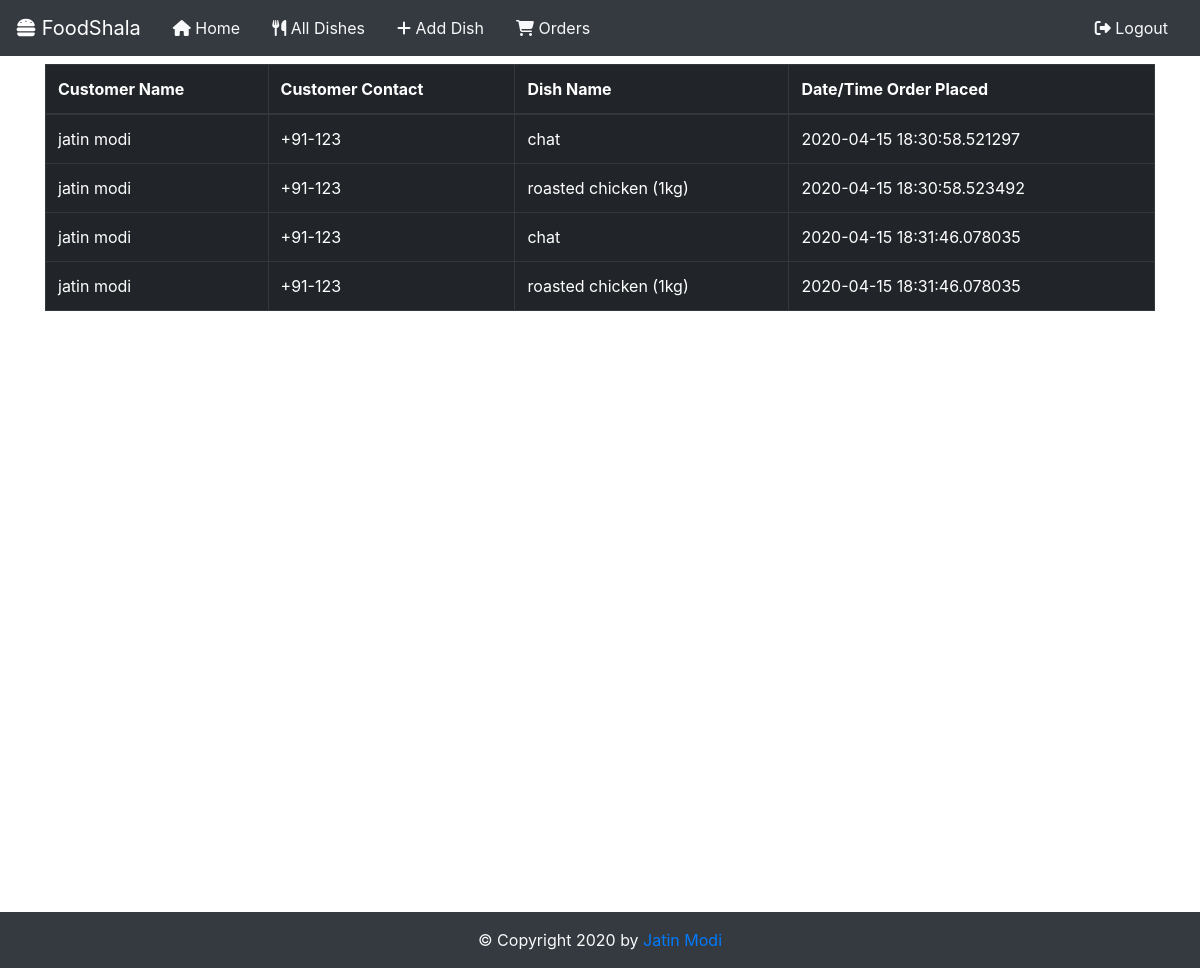
The app's page /totalorders (signed in), older data.
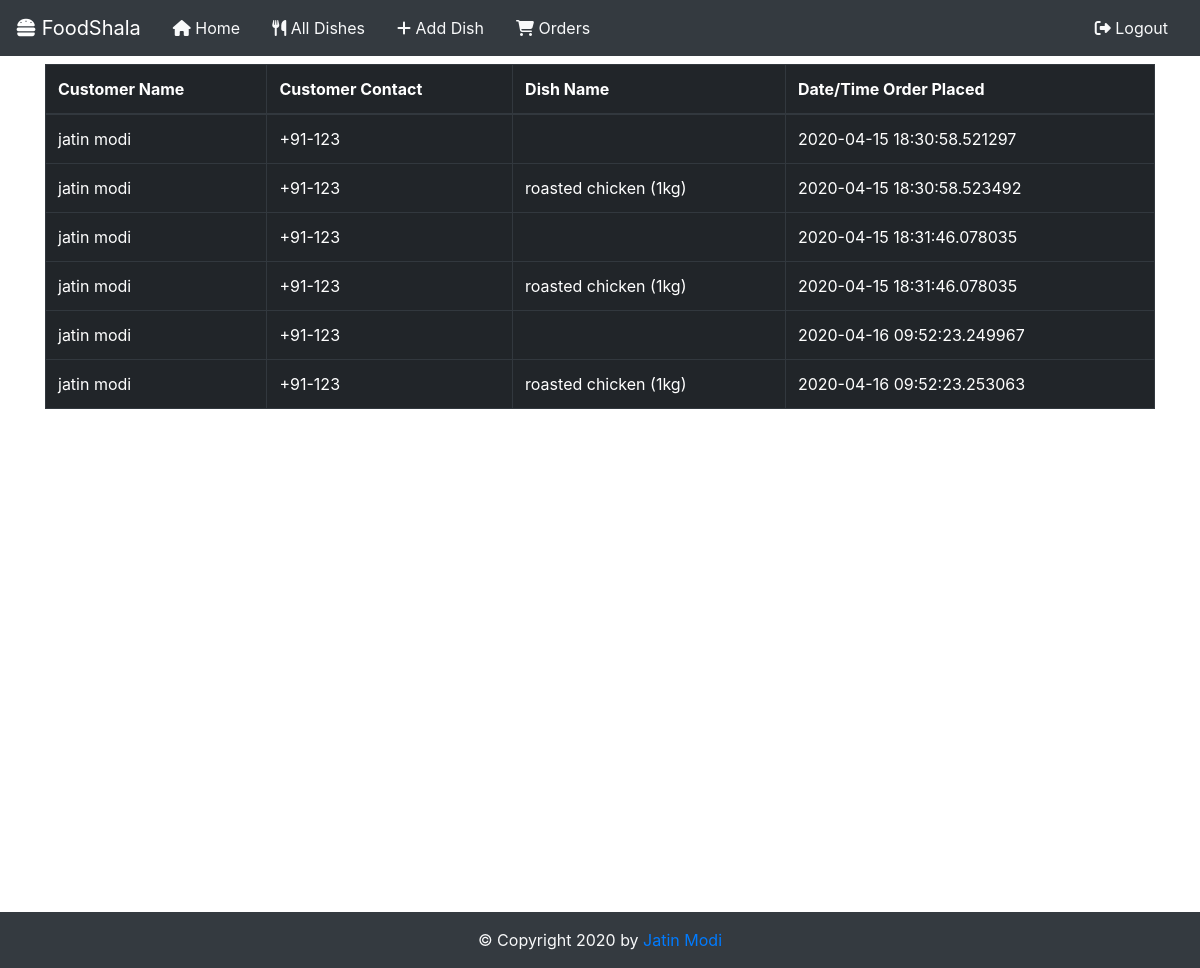
The same page, newer data.
### app.py (models this page shows)
class OrderHistory(db.Model):
	id = db.Column(db.Integer,primary_key=True)
	user = db.Column(db.String,ForeignKey('users.email'))
	itemId = db.Column(db.Integer,ForeignKey('items.id'))
	restaurantId = db.Column(db.Integer,ForeignKey('restaurants.id'))
	date = db.Column(db.DateTime,default=datetime.utcnow)

class Users(db.Model):
	__tablename__ = 'users'
	firstName = db.Column(db.String, nullable = False)
	lastName = db.Column(db.String)
	email = db.Column(db.String, primary_key = True)
	password = db.Column(db.String)
	mobile = db.Column(db.Integer)

class Items(db.Model):
	__tablename__ = 'items'
	restaurantId = db.Column(db.Integer,ForeignKey('restaurants.id'))
	restaurantName = db.Column(db.String)
	id = db.Column(db.Integer,primary_key=True)
	dishtype = db.Column(db.String)
	name = db.Column(db.String)
	price = db.Column(db.Float)
	veg = db.Column(db.Boolean)

### app.py (the view)
@app.route("/totalorders")
def totalOrders():
	if checkRestaurant():
		orders = OrderHistory.query.filter_by(restaurantId=session['restaurant'])
		total = []
		for x in orders:
			total.append((x,Users.query.filter_by(email=x.user).first(), Items.query.filter_by(id=x.itemId).first()))
		return render_template("totalOrders.html",orders=total)
	return redirect("/")

### app.py (called while the page is built)
def checkRestaurant():
	if 'restaurant' in session:
		return True
	return False

### templates/totalOrders.html
{% include "restaurantHeader.html" %}
<div class="container mt-2" style="min-height: 100vh;position: relative;">
	<table class="table table-dark table-hover table-bordered">
		<thead>
			<tr>
				<th>Customer Name</th>
				<th>Customer Contact</th>
				<th>Dish Name</th>
				<th>Date/Time Order Placed</th>
			</tr>
		</thead>
		<tbody>
			{% for x in orders %}
			<tr>
				<td>{{ x[1].firstName }} {{ x[1].lastName }}</td>
				<td>+91-{{ x[1].mobile }}</td>
				<td>{{ x[2].name }}</td>
				<td>{{ x[0].date }}</td>
			</tr>
			{% endfor %}
		</tbody>
	</table>
</div>
{% include "footer.html" %}

Row changes from the older to the newer data that the page shows:
shown differently, row unchanged: OrderHistory (number 1 of 6 on the later page): name "chat" → (not shown)
shown differently, row unchanged: OrderHistory (number 3 of 6 on the later page): name "chat" → (not shown)
added OrderHistory: firstName "jatin", lastName "modi", mobile "123", date "2020-04-16 09:52:23.249967"
added OrderHistory: firstName "jatin", lastName "modi", mobile "123", name "roasted chicken (1kg)", date "2020-04-16 09:52:23.253063"
